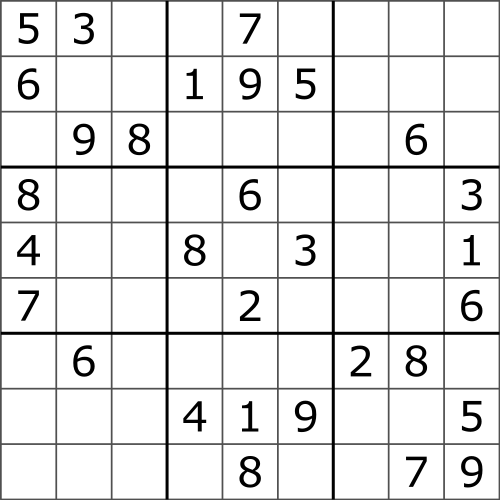
#> input picture opencv/images/chess.png, 500 x 500 px
$ python laplace.py
#> lines starting #> are read from the running program, lines starting #| are printed output that depends on the picture
#!/usr/bin/python3
# -*- coding: utf-8 -*-
# Copyright (C) 2022 #
# @Time    : 2023/1/4 0:15
# @Author  : TaoistQu
# @Email   : qulei_20180331@163.com
# @File    : laplace.py
# @Software: PyCharm
# description:laplace是求图像的二阶导

import os
import cv2
import numpy as np

path = os.path.abspath('../images')

#img = cv2.imread(os.path.join(path,'lena_color.png'))
img = cv2.imread(os.path.join(path, 'chess.png'))
#> img is the input picture: shape (500, 500, 3); min 0, max 255, mean 231.8

new_img = cv2.Laplacian(img, -1, ksize=5)
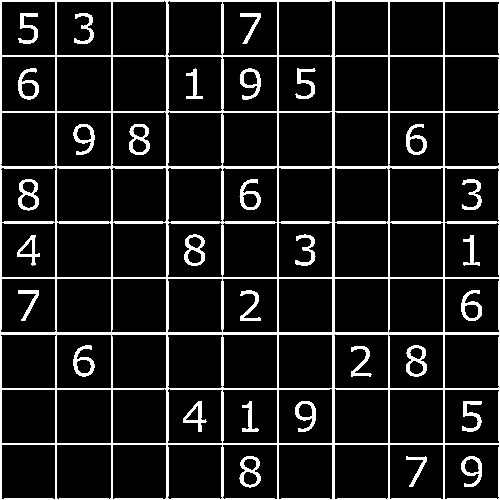
#> new_img: shape (500, 500, 3); min 0, max 255, mean 30.4

cv2.imshow('img', np.hstack((img, new_img)))
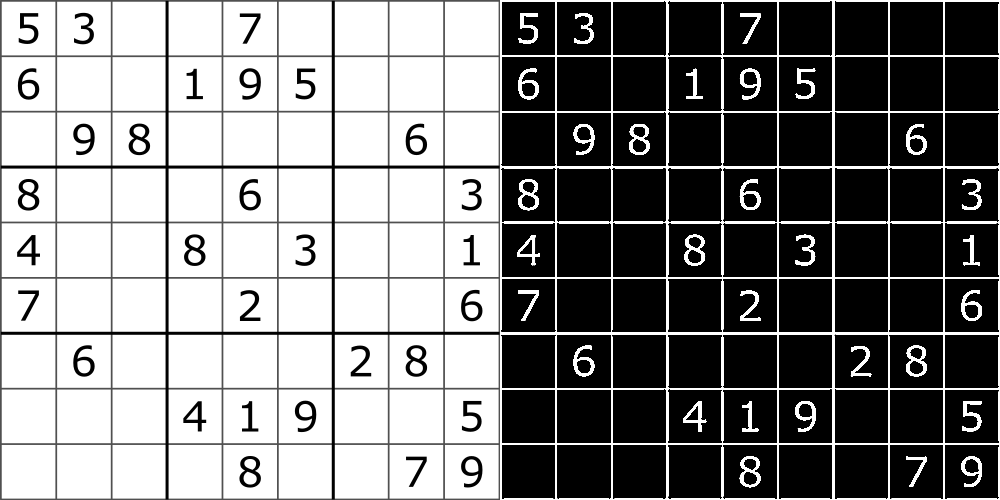
#> window 'img': shape (500, 1000, 3); min 0, max 255, mean 131.1
cv2.waitKey(0)
cv2.destroyAllWindows()
